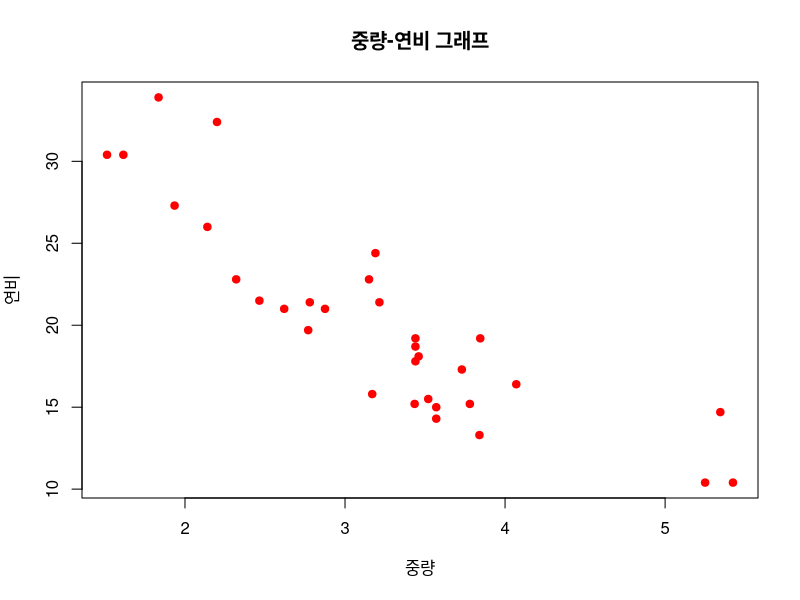
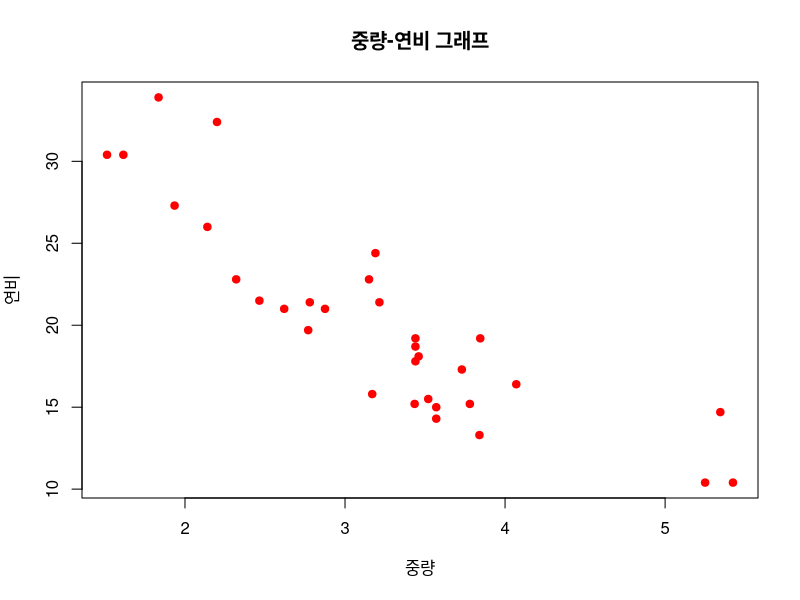
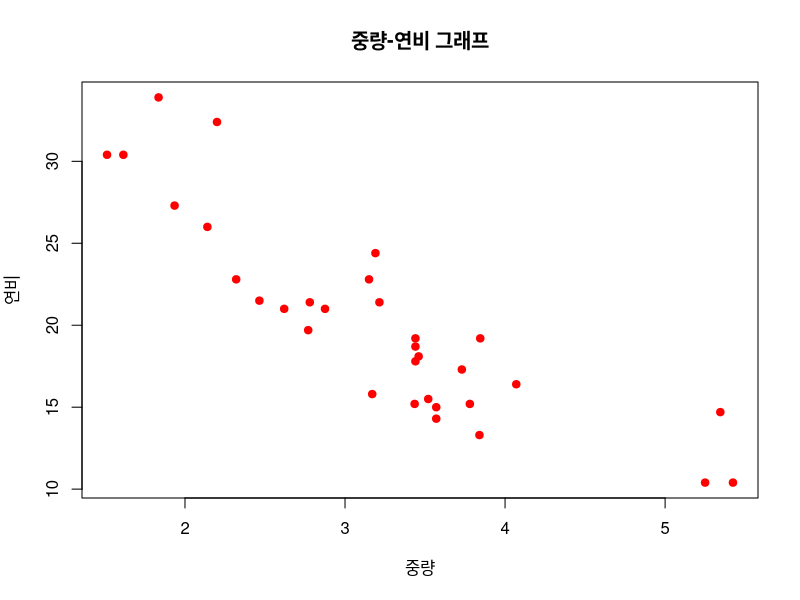
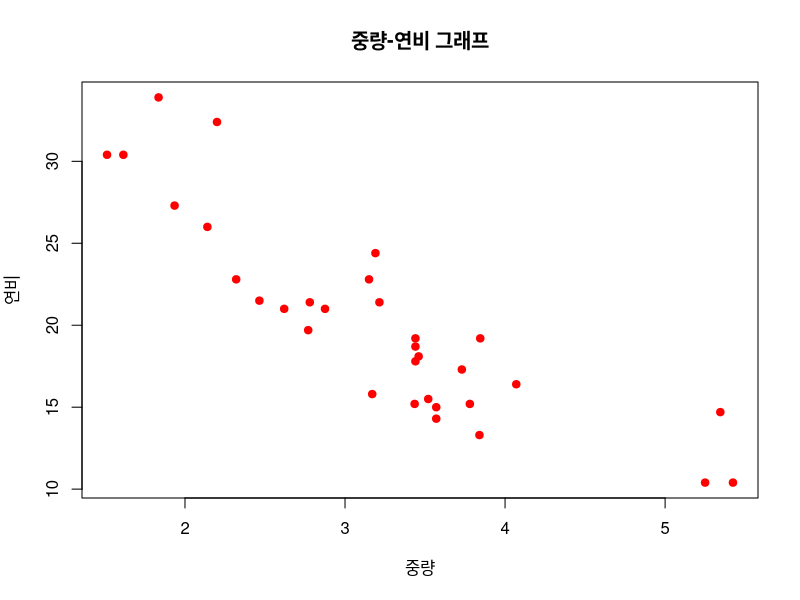
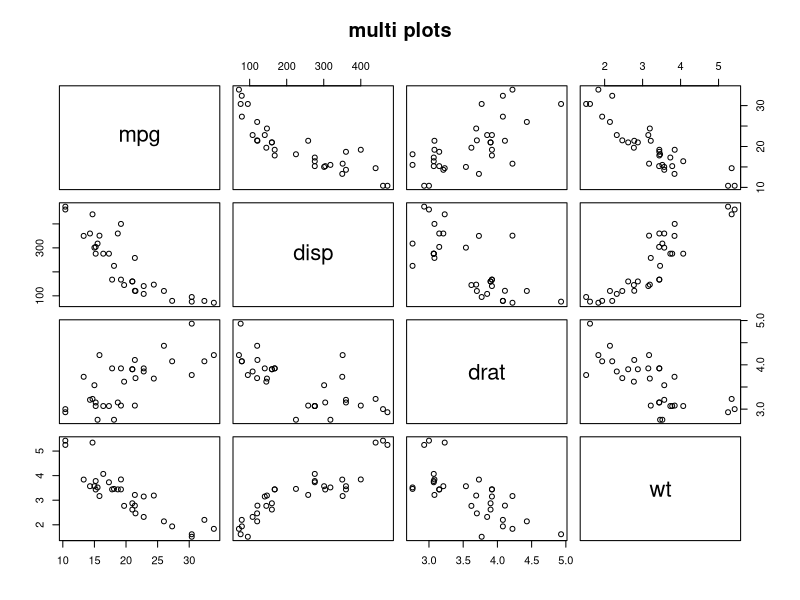
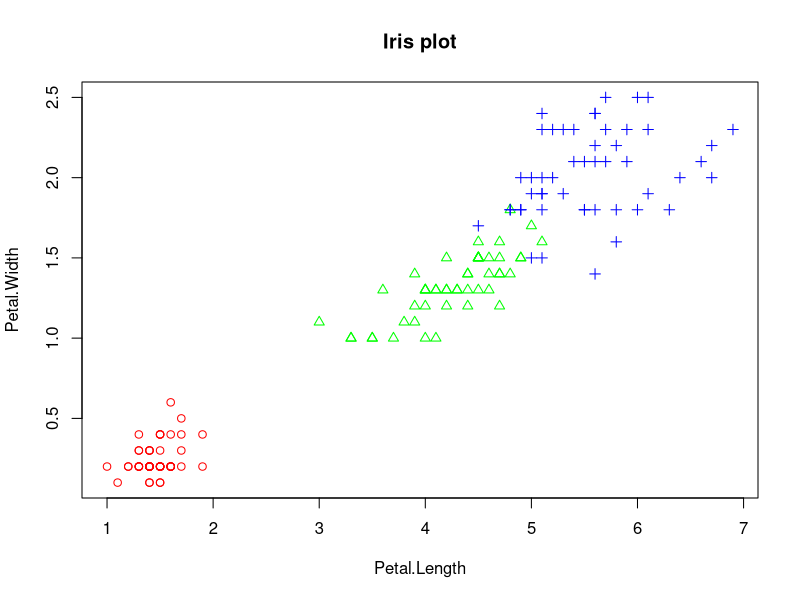
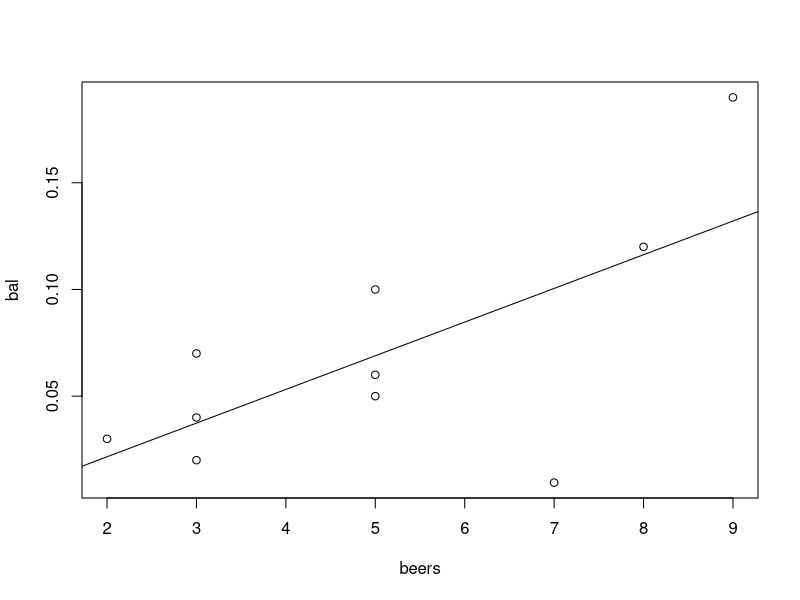
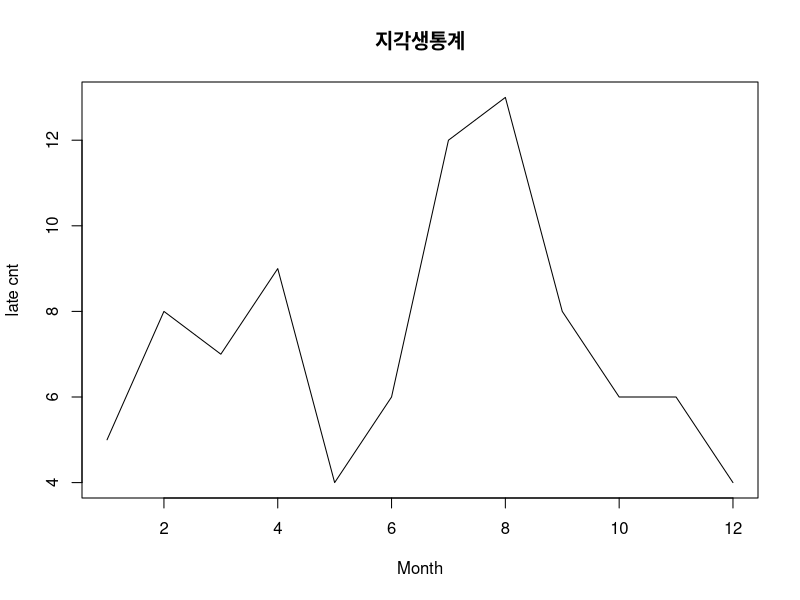

Recreate these plots in R, in order.
#
#6일차
#
#다중변수 자료 탐색
#두 변수 사이의 산점도
#산점도(scatter plot) - 2변수로 구성된 자료의 분포를 알아보는 그래프 관측값들의 분포를 통해 2변수 사이의 관계 파악

wt <- mtcars$wt
mpg <- mtcars$mpg
plot(wt, mpg, main = "중량-연비 그래프",
     xlab='중량', ylab='연비',
     col="red", pch=19)
plot(mpg~wt,data=mtcars, main = "중량-연비 그래프",
     xlab='중량', ylab='연비',
     col="red", pch=19)                                       #범위설정 다른 방법1
plot(mtcars$wt, mtcars$mpg, main = "중량-연비 그래프",
     xlab='중량', ylab='연비',
     col="red", pch=19)                                       #범위설정 다른 방법2
plot(mtcars[,c('wt','mpg')], main = "중량-연비 그래프",
     xlab='중량', ylab='연비',
     col="red", pch=19)                                       #범위설정 다른 방법3

#여러 변수들간의 산점도
vars <- c("mpg", "disp","drat","wt")
target <- mtcars[,vars]
head(target)
pairs(target, main= "multi plots")

#그룹정보가 있는 두변수의 산점도
iris.2 <- iris[,3:4]
point <- as.numeric(iris$Species)
point
color <- c('red','green','blue')
plot(iris.2,main = "Iris plot", pch=c(point),col=color[point])

#상관분석
beers <- c(5, 2, 9, 8, 3, 7, 3, 5, 3, 5)
bal <- c(0.1, 0.03, 0.19, 0.12, 0.04, 0.0095, 0.07, 0.06, 0.02, 0.05)
tbl <- data.frame(beers,bal)
tbl
plot(bal~beers,data=tbl)            #산점도
res <- lm(bal~beers, data = tbl)    #회귀식
res

abline(res)
cor(tbl[,1:2])                      #상관계수
cor(iris[,1:4])                     #다변량 상관 계수

#상관분석 순서
#
#1.상관분석 대상 변수선정
#2.산점도 작성(관측값 분포 확인): plot()
#3.회귀식 도출: lm()
  # (회귀식: 두 변수의 선형관계를 가장 잘 나타낼수 있는 선의 식)
  # (y = xw + b)
# 4회귀선을 산점도에 표시: abline()
  # (회귀선: 관측값들의 추세를 가장 잘 나타낼 수 있는 선)
# 5.상관계수 계산 : cor()
# 6.상관분석 결과 해석

#시계열 Data- 선그래프
month <- 1:12
late <- c(5,8,7,9,4,6,12,13,8,6,6,4)
plot(month, late, main='지각생통계',
     type='l', lty=1, lwd=1,
     xlab='Month', ylab="late cnt")
plot(month, late, main='지각생통계',
     type='b', lty=1, lwd=1,
     xlab='Month', ylab="late cnt")
plot(month, late, main='지각생통계',
     type='o', lty=1, lwd=1,
     xlab='Month', ylab="late cnt")
plot(month, late, main='지각생통계',
     type='s', lty=1, lwd=1,
     xlab='Month', ylab="late cnt")

#복수의 선 그래프
late1 <- c(5,8,7,9,4,6,12,13,8,6,6,4)
late2 <- c(4,6,5,8,7,8,10,11,6,5,7,3)

plot(month, late1, main='지각생통계',
     type='b', lty=1, col="red",
     xlab='Month', ylab="late cnt")
lines(month, late2, type = "b", col="blue")

#자료 탐색 실습- 탐색적 데이터 분석

#0단계 : 문제 정의
#1단계 : 분석 대상 데이터셋 준비
#         BostonHousing 데이터셋(mlbench pac.)


#install.packages("mlbench")                ##자료패키지
library(mlbench)
data("BostonHousing")
#crim : 1인당 범죄율
#rm : 주택1가구당 방수
#dis : 보스턴 5개 지역센터까지의 거리
#tax : 재산세율
#medv : 주택가격
class(BostonHousing)
dim(BostonHousing)
str(BostonHousing)
head(BostonHousing)
tail(BostonHousing)

myds <- BostonHousing[ , c('crim','rm','dis','tax','medv')]

#2단계: 파생변수 추가 : grp변수 추가(주택가격상중하)
grp <- c()
for(i in 1:nrow(myds)){
  if (myds$medv[i]>=25.0){
    grp[i] <- 'H'
  }else if(myds$medv[i]<=17.0){
    grp[i] <- 'L'
  }else{
    grp[i] <- 'M'
  }
}
grp <- factor(grp)
grp <- factor(grp,levels=c('H',"M","L"))
myds <- data.frame(myds, grp)
head(myds)

#3단계 : 데이터 세의 형태와 기본적인 내용 파악
str(myds)
head(myds)
table(myds$grp)

#4단계 : 히스토그램에 의한 관측값의 분포 확인
par(mfrow=c(2,3))
for(i in 1:5){
  hist(myds[,i],
       main=colnames(myds)[i],
       col='yellow')
}
par(mfrow=c(1,1))

#5단계 : 상자그림에 의한 관측값의 분포 확인
par(mfrow=c(2,3))
for(i in 1:5){
  boxplot(myds[,i],
       main=colnames(myds)[i])
}
par(mfrow=c(1,1))

#6단계 : 그룹별 관측값 분포 확인
boxplot(myds$crim~myds$grp,
        main= "1인당 범죄율")
boxplot(myds$rm~myds$grp,
        main= "방의개수")

#7단계 : 다중 산점도를 통한 변수 간 상관 관계 확인
pairs(myds[,-6])

#8단계 : 그룹 정보를 포함한 변수 간 상관 관계확인
point <- as.integer(myds$grp)
color <-  c('red','green','blue')
pairs(myds[,-6], pch=point,
      col= color[point])

#9단계 : 변수 간 상관계수 확인
cor(myds[,-6])
